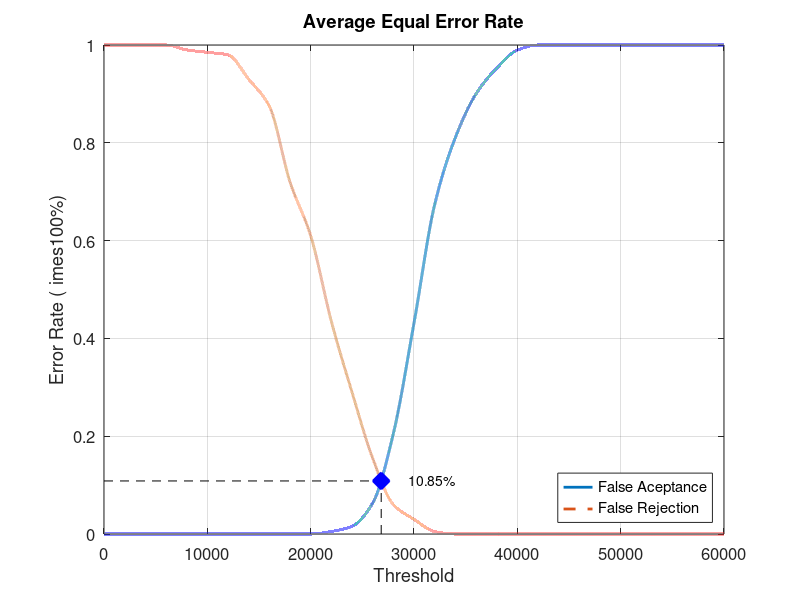
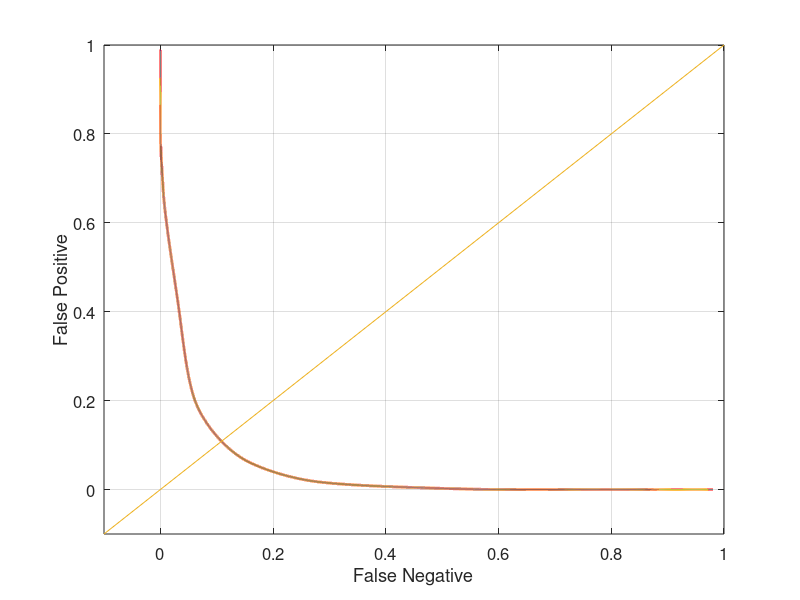

Source code (MATLAB) for these figures, in order:
close all;
clear;
clc;
x = 0:2000:60000;
xq = 0:0.5:60000;

y0 = [0 0 0 0 0 0 0 0 0 0 0 0.00526316 0.0157895 0.0631579 0.205263 0.431579 0.673684 0.810526 0.9 0.952632 0.989474 1 1 1 1 1 1 1 1 1 1]
yy0 = interp1(x, y0, xq, 'pchip');
y1 = [1 1 1 1 0.99 0.985 0.98 0.93 0.875 0.72 0.61 0.435 0.29 0.155 0.06 0.03 0.005 0 0 0 0 0 0 0 0 0 0 0 0 0 0]
yy1 = interp1(x, y1, xq, 'pchip');

% Calculating EER: 
y2 = abs(y0 - y1);
find(y2 == min(y2))
yy2 = abs(yy0 - yy1);
xEER = find(yy2 == min(yy2));
xEERIndex = xq(xEER) % X-axis EER
yEER = yy0(xEER) % Y-axis EER

main = figure
plot(xq, yy0,'-','LineWidth', 2);	hold on
plot(xq, yy1,'--','LineWidth', 2);	hold on
plot([xEERIndex xEERIndex], [0 yEER], 'k--');	hold on
plot([0 xEERIndex], [yEER yEER], 'k--');	hold on
plot(xEERIndex, yEER, 'bx', 'LineWidth', 10);	hold on
text(xEERIndex + 10 * xEERIndex / 100, yEER, [num2str(round((10000 * yEER)) / 100) '%'])
legend('False Aceptance', 'False Rejection', 'Location', 'SouthEast')
xlabel('Threshold')
ylabel('Error Rate (	imes100%)')
title('Average Equal Error Rate')
set(gca, 'FontSize', 12)
axis([0 60000 0 1])
grid on

print(main, 'Database4_2Main', '-dpng');
FNRxFPR = figure('Color', [1 1 1]);
plot(yy1, yy0, '-', yy1, yy0, 'LineWidth', 2);
hold on
y = -0.1:0.1:1
plot(y, y); 
set(gca, 'FontSize', 12)
xlabel('False Negative')
ylabel('False Positive')
axis([-0.1 1 -0.1 1])
set(gca, 'FontSize', 12)
grid on

print(FNRxFPR, 'Database4_2FNRxFPR','-dpng');
